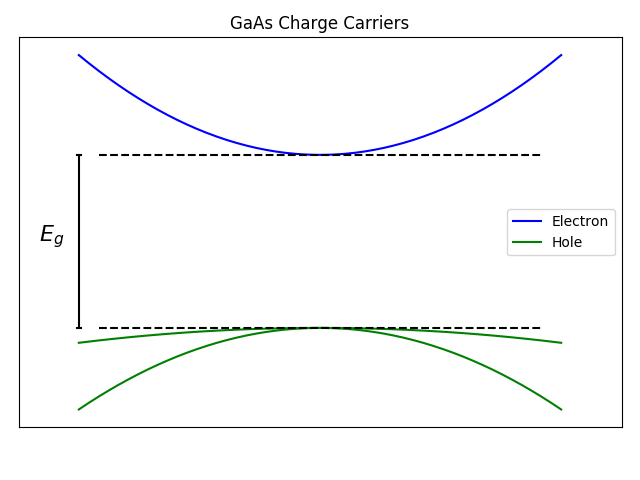

Here is the Python script that generated this plot:
from matplotlib import pyplot as plt
import numpy as np

E_g =  1.420 # eV 
A_1 =  0.569 # eVnm**2
A_2 = -0.465 # eVnm**2
A_3 = -0.085 # eVnm**2

x = np.linspace(-1.2,1.2)

def quadratic(a, b, x):
    return a + b*x*x

# Electron
plt.plot(x, quadratic(E_g, A_1, x), "b", label="Electron")

# Light hole
plt.plot(x, quadratic(0, A_2, x), "g", label="Hole")

# Heavy hole
plt.plot(x, quadratic(0, A_3, x), "g")

# Lables and stuff
plt.title("GaAs Charge Carriers")
plt.xlim([-1.5, 1.5])
plt.xticks([],[])
plt.yticks([],[])
plt.text(-1.4, E_g/2, r'$E_g$', fontsize=16)

# Straight lines
plt.plot((-1.2, -1.2), (0, E_g), 'k-')
plt.plot((-1.21, -1.19), (0, 0), 'k-')
plt.plot((-1.21, -1.19), (E_g, E_g), 'k-')
plt.plot((-1.1, 1.1), (0, 0), 'k--')
plt.plot((-1.1, 1.1), (E_g, E_g), 'k--')
plt.legend()

plt.show()
